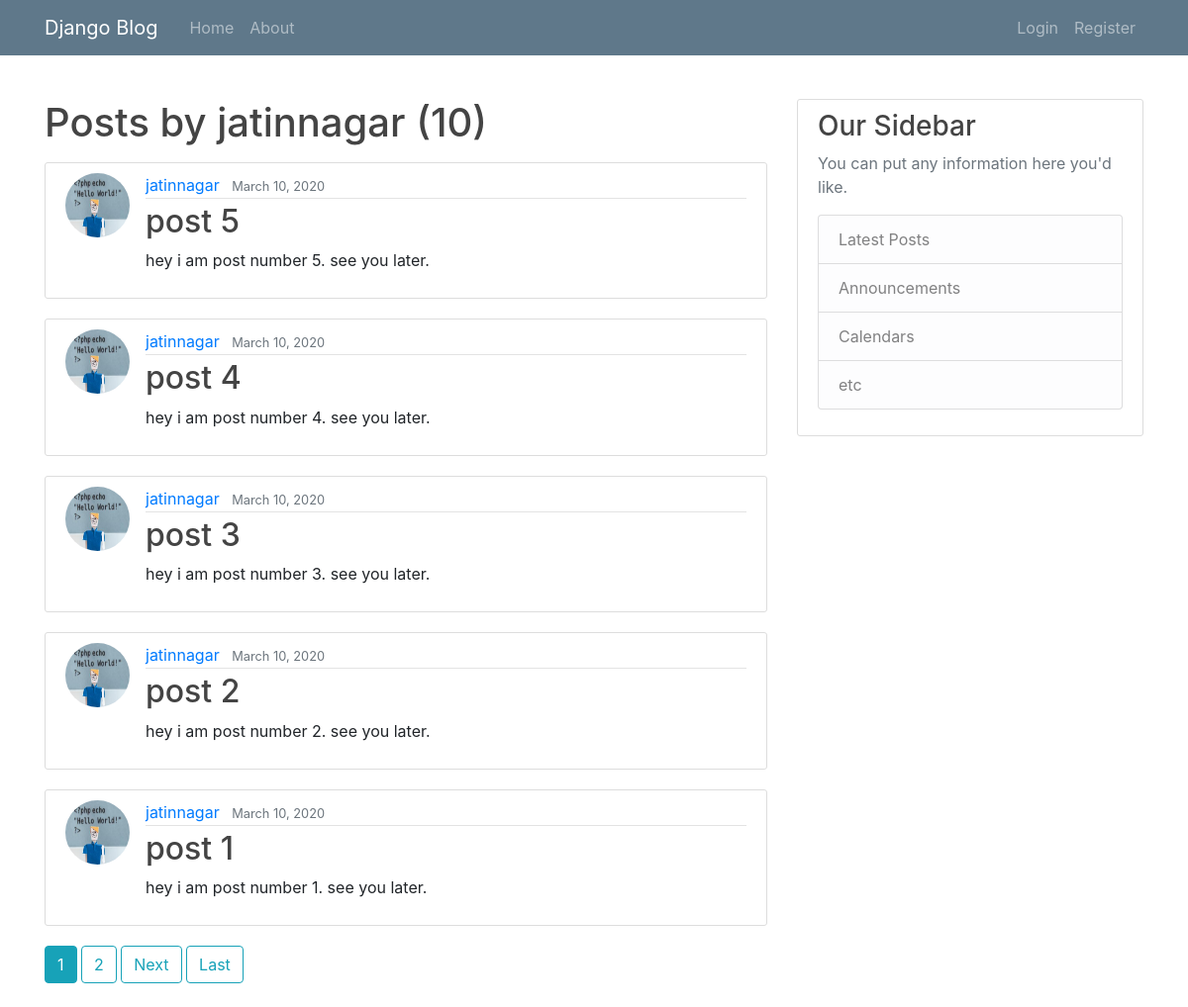
/user/jatinnagar/, run on the app's committed database.
### blog/models.py (models this page shows, shortened)
class Post(models.Model):
    title = models.CharField(max_length=100)
    content = models.TextField()
    date_posted = models.DateTimeField(default=timezone.now)
    author = models.ForeignKey(User, on_delete=models.CASCADE)

### users/models.py (models this page shows, shortened)
class Profile(models.Model):
    user = models.OneToOneField(User, on_delete=models.CASCADE)
    image = models.ImageField(default='default.jpg', upload_to='profile_pics')

### blog/views.py (the view)
# urls.py: path('user/<str:username>/', UserPostListView.as_view(), name="user-posts"),
class UserPostListView(ListView):
    model = Post
    template_name = 'blog/user_posts.html'  # <app>/<model>_<viewtype>.html
    context_object_name = 'posts'
    paginate_by = 5
    def get_queryset(self):
        user = get_object_or_404(User, username=self.kwargs.get('username'))
        return Post.objects.filter(author=user).order_by('-date_posted')

### blog/templates/blog/user_posts.html (shortened to what this page needs)
{% extends "blog/base.html" %} {% block content %}
<h1 class="mb-3">Posts by {{ view.kwargs.username }} ({{ page_obj.paginator.count }})</h1>
{% for post in posts %}
<article class="media content-section">
	<img src="{{ post.author.profile.image.url }}" alt="author" class="rounded-circle article-img" />
	<div class="media-body">
		<div class="article-metadata">
			<a class="mr-2" href="{% url 'user-posts' post.author.username %}">{{ post.author }}</a>
			<small class="text-muted">{{ post.date_posted|date:"F d, Y" }}</small>
		</div>
		<h2><a class="article-title" href="{% url 'post-detail' post.id %}">{{ post.title }}</a></h2>
		<p class="article-content">{{ post.content }}</p>
	</div>
</article>
{% endfor %} {% if is_paginated %}  {% for num in page_obj.paginator.page_range %} {% if page_obj.number == num %}
<a href="?page={{ num }}" class="btn btn-info mb-4">{{ num }}</a>
{% elif num > page_obj.number|add:'-3' and num < page_obj.number|add:'3' %}
<a href="?page={{ num }}" class="btn btn-outline-info mb-4">{{ num }}</a>
{% endif %} {% endfor %} {% if page_obj.has_next %}
<a class="btn btn-outline-info mb-4" href="?page={{ page_obj.next_page_number }}">Next</a>
<a class="btn btn-outline-info mb-4" href="?page={{ page_obj.paginator.num_pages }}">Last</a>
{% endif %} {% endif %} {% endblock content %}

### blog/static/blog/main.css (style rules this page uses)
body { background: #fafafa; color: #333333; margin-top: 5rem; }
h1, h2, h3, h4, h5, h6 { color: #444444; }
.content-section { background: #ffffff; padding: 10px 20px; border: 1px solid #dddddd; border-radius: 3px; margin-bottom: 20px; }
.article-title { color: #444444; }
.article-content { white-space: pre-line; }
.article-img { height: 65px; width: 65px; margin-right: 16px; }
.article-metadata { padding-bottom: 1px; margin-bottom: 4px; border-bottom: 1px solid #e3e3e3; }

### data on the page
Post: author.profile.image (picture), author "jatinnagar", date_posted "March 10, 2020", title "post 5", content "hey i am post number 5. see you later."
Post: author.profile.image (picture), author "jatinnagar", date_posted "March 10, 2020", title "post 4", content "hey i am post number 4. see you later."
Post: author.profile.image (picture), author "jatinnagar", date_posted "March 10, 2020", title "post 3", content "hey i am post number 3. see you later."
Post: author.profile.image (picture), author "jatinnagar", date_posted "March 10, 2020", title "post 2", content "hey i am post number 2. see you later."
Post: author.profile.image (picture), author "jatinnagar", date_posted "March 10, 2020", title "post 1", content "hey i am post number 1. see you later."

### other printed values
{{ view.kwargs.username }} "jatinnagar"
{{ page_obj.paginator.count }} "10"
{{ num }} "1"
{{ num }} "2"
